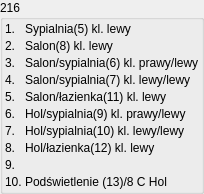
           <widget class="QGroupBox" name="groupBox_11">
            <property name="title">
             <string>216</string>
            </property>
            <layout class="QFormLayout" name="formLayout_11">
             <property name="horizontalSpacing">
              <number>3</number>
             </property>
             <property name="verticalSpacing">
              <number>3</number>
             </property>
             <property name="leftMargin">
              <number>2</number>
             </property>
             <property name="topMargin">
              <number>2</number>
             </property>
             <property name="rightMargin">
              <number>2</number>
             </property>
             <property name="bottomMargin">
              <number>2</number>
             </property>
             <item row="0" column="0">
              <widget class="QLabel" name="label_271">
               <property name="text">
                <string>1.</string>
               </property>
              </widget>
             </item>
             <item row="0" column="1">
              <widget class="QLabel" name="label_269">
               <property name="text">
                <string>Sypialnia(5) kl. lewy</string>
               </property>
              </widget>
             </item>
             <item row="1" column="0">
              <widget class="QLabel" name="label_265">
               <property name="text">
                <string>2.</string>
               </property>
              </widget>
             </item>
             <item row="1" column="1">
              <widget class="QLabel" name="label_263">
               <property name="text">
                <string>Salon(8) kl. lewy</string>
               </property>
              </widget>
             </item>
             <item row="2" column="0">
              <widget class="QLabel" name="label_261">
               <property name="text">
                <string>3.</string>
               </property>
              </widget>
             </item>
             <item row="2" column="1">
              <widget class="QLabel" name="label_277">
               <property name="text">
                <string>Salon/sypialnia(6) kl. prawy/lewy</string>
               </property>
              </widget>
             </item>
             <item row="3" column="0">
              <widget class="QLabel" name="label_267">
               <property name="text">
                <string>4.</string>
               </property>
              </widget>
             </item>
             <item row="3" column="1">
              <widget class="QLabel" name="label_274">
               <property name="text">
                <string>Salon/sypialnia(7) kl. lewy/lewy</string>
               </property>
              </widget>
             </item>
             <item row="4" column="0">
              <widget class="QLabel" name="label_273">
               <property name="text">
                <string>5.</string>
               </property>
              </widget>
             </item>
             <item row="4" column="1">
              <widget class="QLabel" name="label_268">
               <property name="text">
                <string>Salon/łazienka(11) kl. lewy</string>
               </property>
              </widget>
             </item>
             <item row="5" column="0">
              <widget class="QLabel" name="label_259">
               <property name="text">
                <string>6.</string>
               </property>
              </widget>
             </item>
             <item row="6" column="0">
              <widget class="QLabel" name="label_276">
               <property name="text">
                <string>7.</string>
               </property>
              </widget>
             </item>
             <item row="6" column="1">
              <widget class="QLabel" name="label_260">
               <property name="text">
                <string>Hol/sypialnia(10) kl. lewy/lewy</string>
               </property>
              </widget>
             </item>
             <item row="7" column="0">
              <widget class="QLabel" name="label_270">
               <property name="text">
                <string>8.</string>
               </property>
              </widget>
             </item>
             <item row="7" column="1">
              <widget class="QLabel" name="label_266">
               <property name="text">
                <string>Hol/łazienka(12) kl. lewy</string>
               </property>
              </widget>
             </item>
             <item row="8" column="0">
              <widget class="QLabel" name="label_262">
               <property name="text">
                <string>9.</string>
               </property>
              </widget>
             </item>
             <item row="8" column="1">
              <widget class="QLabel" name="label_278">
               <property name="text">
                <string/>
               </property>
              </widget>
             </item>
             <item row="9" column="0">
              <widget class="QLabel" name="label_275">
               <property name="text">
                <string>10.</string>
               </property>
              </widget>
             </item>
             <item row="9" column="1">
              <widget class="QLabel" name="label_272">
               <property name="text">
                <string>Podświetlenie (13)/8 C Hol</string>
               </property>
              </widget>
             </item>
             <item row="5" column="1">
              <widget class="QLabel" name="label_264">
               <property name="text">
                <string>Hol/sypialnia(9) kl. prawy/lewy</string>
               </property>
              </widget>
             </item>
            </layout>
           </widget>
